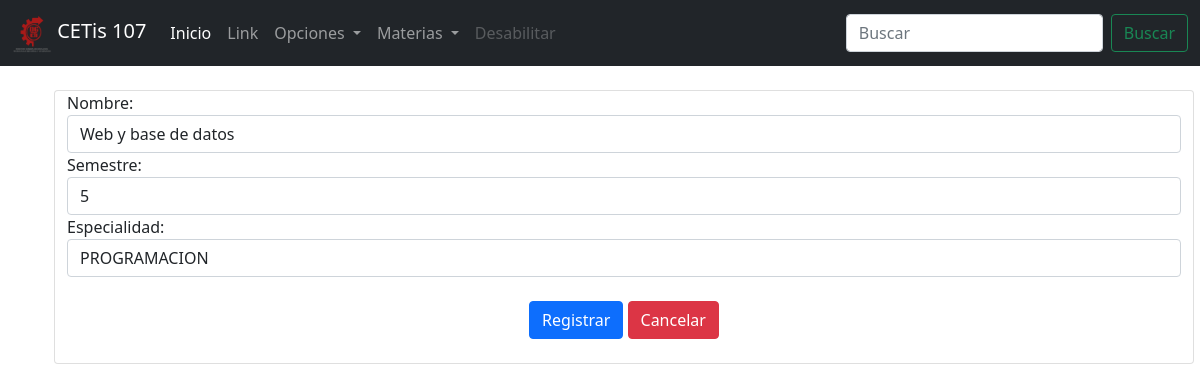
The app's page /editarMateria.php?id=1 with its own data.
### tables this page shows
CREATE TABLE `materias` (
  `id` int(11) NOT NULL,
  `nombre` varchar(100) NOT NULL,
  `semestre` int(11) NOT NULL,
  `especialidad` varchar(100) NOT NULL
);

### editarMateria.php (the view, shortened to what this page needs)
<!DOCTYPE html>
<html lang="en">
<head>
    <link rel="stylesheet" href="css/bootstrap.css">
</head>
<body>
    <?php
    include 'menu.php';
    include 'conexion.php';
    $id = $_GET["id"];
    $sql = "SELECT * FROM materias WHERE id=" .$id;
    $datos = $conexion->query($sql);
    $materia = $datos->fetch_assoc();
    ?>
<div class="container">
        <div class="row">
            <div class="col-12 card m-4">
                <form action="actualizarMateria.php" method="POST">
                    <div class="form-group">
                        <label for="">Nombre: </label>
                        <input value="<?php echo $materia["nombre"]; ?>" name="nombre" type="text" class="form-control" placeholder="Teclea el nombre del alumno:" required>
                    </div>
                    <div class="form-group">
                        <label for="">Semestre: </label>
                        <input value="<?php echo $materia["semestre"]; ?>" name="semestre" type="number" class="form-control" placeholder="Teclea el semestre del alumno:" required>
                    </div>
                    <div class="form-group">
                        <label for="">Especialidad: </label>
                        <select name="especialidad" id="" class="form-control" required>
                        <option selected value="<?php echo $materia["especialidad"]; ?>"><?php echo $materia["especialidad"]; ?></option>
                    </select>
                    </div>
                    <div>
                        <br>
                        <center><input type="submit" value="Registrar" class="btn btn-primary">
                        <a href="consultarAlumnos.php" class="btn btn-danger">Cancelar</a></center>
                    </div>
                    <br>
                </form>
            </div>
        </div>
    </div>
</body>
</html>

### records on screen
materias: nombre "Web y base de datos", semestre "5", especialidad "PROGRAMACION"
